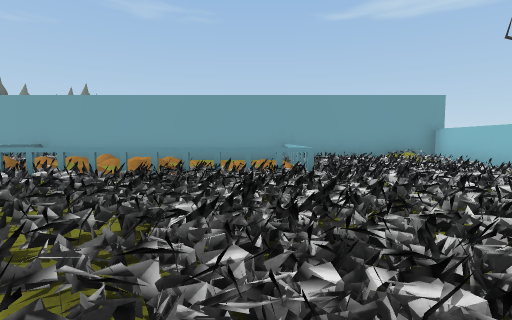
View 1 (above)

20 first-person views from a walk through a 3-D level made in the Unity game engine. The camera is 1.2 m above the floor, tilts 4° down and sees 85° across. The floor is counted in squares, 2 m on a side. Each view is taken from the middle of a square. On the plan, view 1 faces up. The plan holds only what a view shows up to about 9 squares ahead; the rest is blank. The place goes on beyond the plan. The player character is not drawn.

View 2
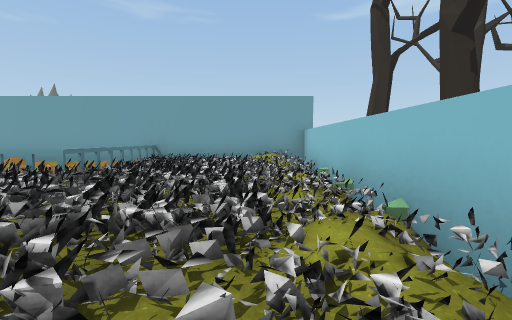

View 3
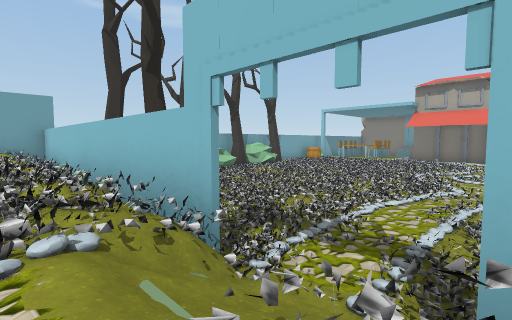

View 4
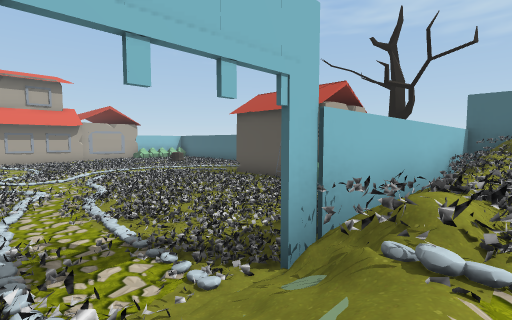

View 5
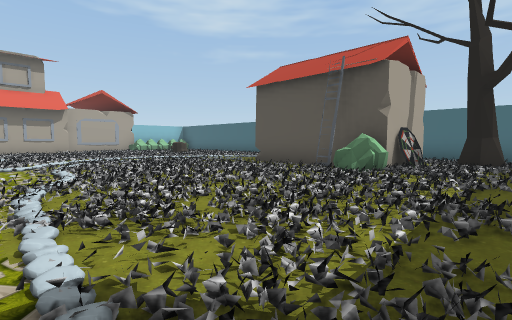

View 6
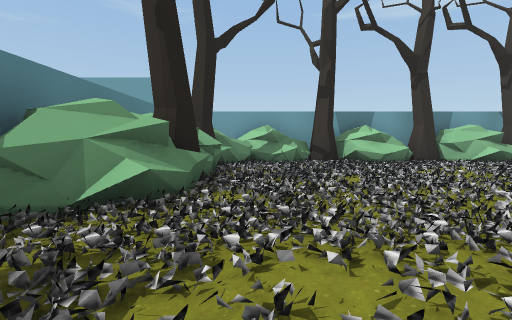

View 7
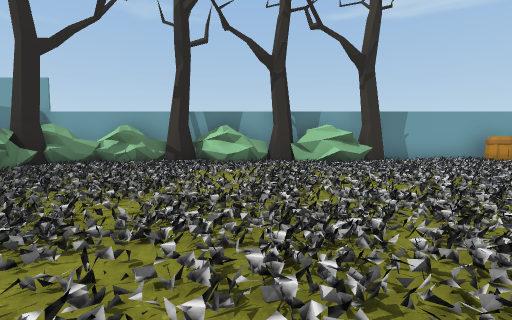

View 8
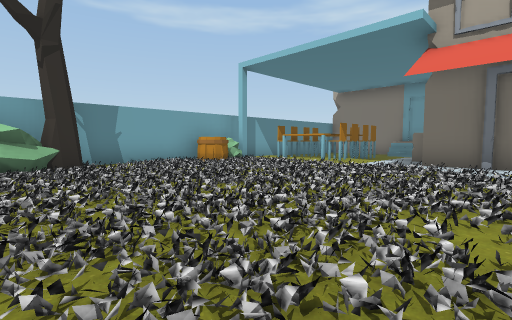

View 9
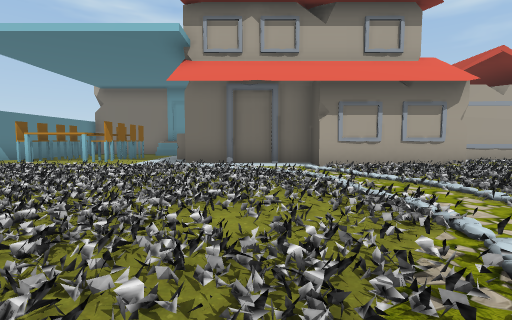

View 10
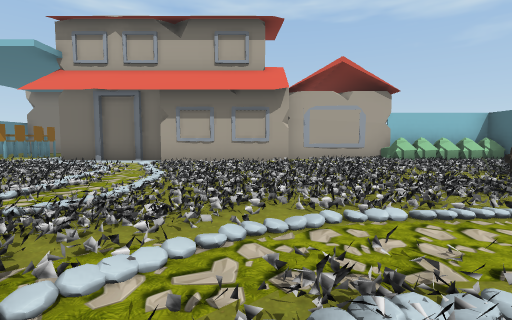

View 11
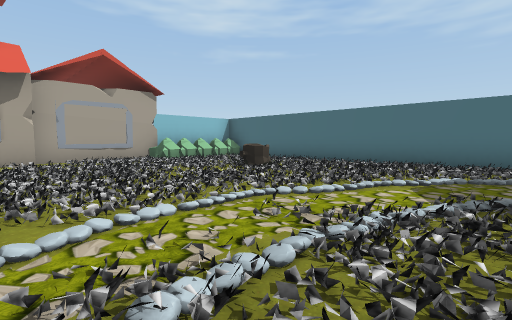

View 12
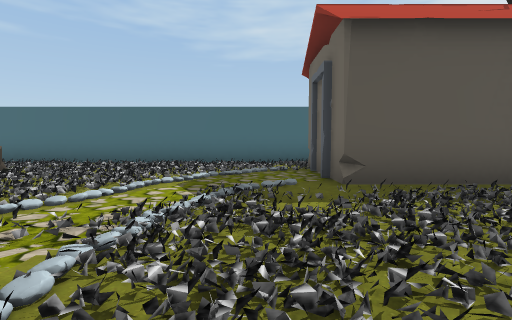

View 13
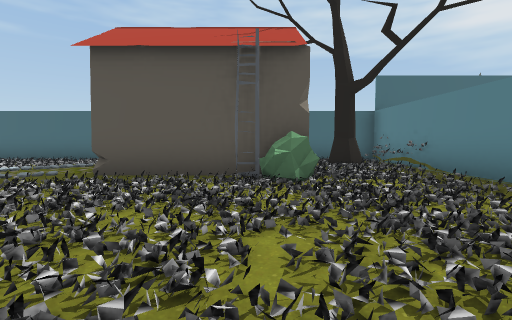

View 14
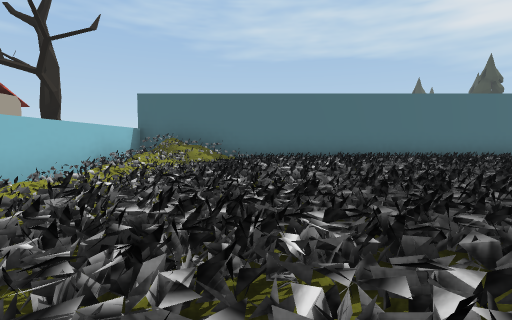

View 15
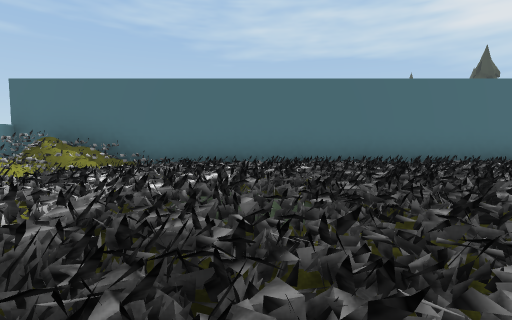

View 16
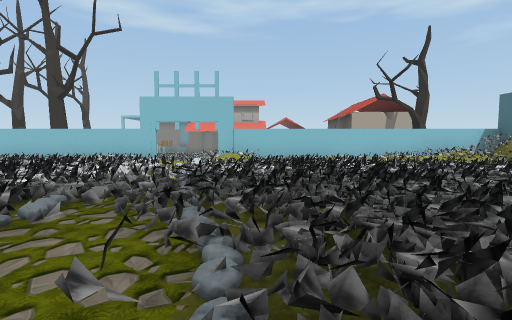

View 17
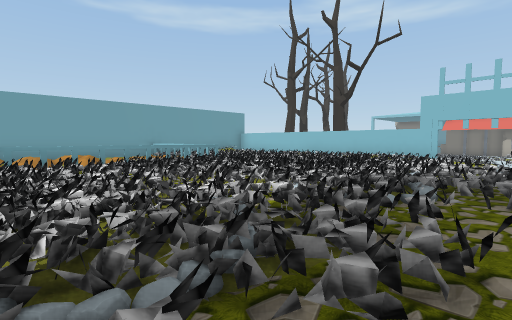

View 18
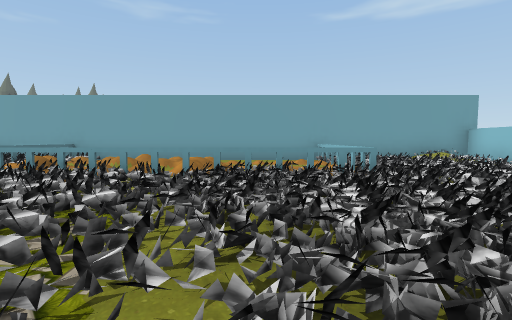

View 19
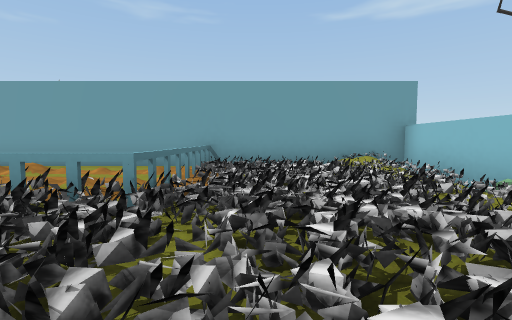

View 20
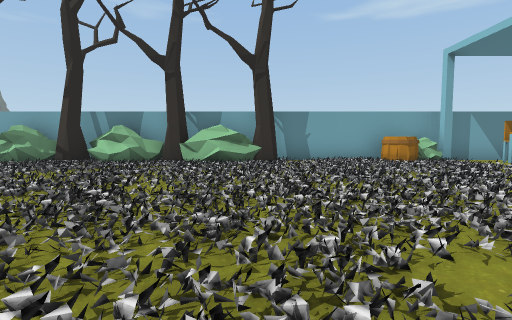

### Floor plan
Key: @ floor where view 1 was taken; # wall or solid block; . main floor; : floor 1 m higher than the main floor; + floor 1.25 m higher than the main floor; * floor 1.5 m higher than the main floor; / step, stairs or slope; = window, fence, low wall or low ledge; T tree; L ladder; B barrel; S stump; O other object.
Columns run from 5 left of view 1 to 23 right of it. Each row starts with its distance up from view 1.
  9 ######O######O##O###O########
  8  :::::O:://O OOTOTTOT...BO..
  7  +++::O:::/OTOO.OO.O.......OO
  6  **+::O:::/OT..............OO
  5 O+OOOOO:::/OO..............O
  4 ::::::::::/OT................
  3  :::::::::/OO..............#O
  2  :::::::::/O...............#
  1  :::::::::/#...............#
  0  ::::@::://#///..///////..##
 -1  //::////://///....././...O
 -2  ::::/// /#.....////......O
 -3   :::::::/#........//....OO
 -4    :::::::#........//.....O#
 -5     ::::::#........//......#
 -6    ::::::/#..OL...../......#
 -7   :::::: /#..OOOOO./...O...O
 -8   :::::: /#..O   O//...S..OO
 -9   :::::::/#.TO   O......  OO
-10         /=#.     .......  OO
-11 #########  ###   #########

Where each view was taken, in squares from view 1:
view 1: 0 up, 0 right, facing up
view 2: 0 up, 4 right, facing up
view 3: 2 down, 4 right, facing up-right
view 4: 0 up, 4 right, facing down-right
view 5: 1 down, 6 right, facing down-right
view 6: 0 up, 8 right, facing up
view 7: 0 up, 12 right, facing up
view 8: 1 up, 14 right, facing up-right
view 9: 1 up, 14 right, facing right
view 10: 3 down, 13 right, facing right
view 11: 3 down, 13 right, facing down-right
view 12: 3 down, 13 right, facing down
view 13: 2 down, 9 right, facing down
view 14: 2 down, 2 right, facing down
view 15: 4 down, 0 right, facing down
view 16: 3 down, 3 left, facing right
view 17: 2 down, 4 left, facing up-right
view 18: 0 up, 1 left, facing up
view 19: 2 up, 2 right, facing up
view 20: 0 up, 15 right, facing up
